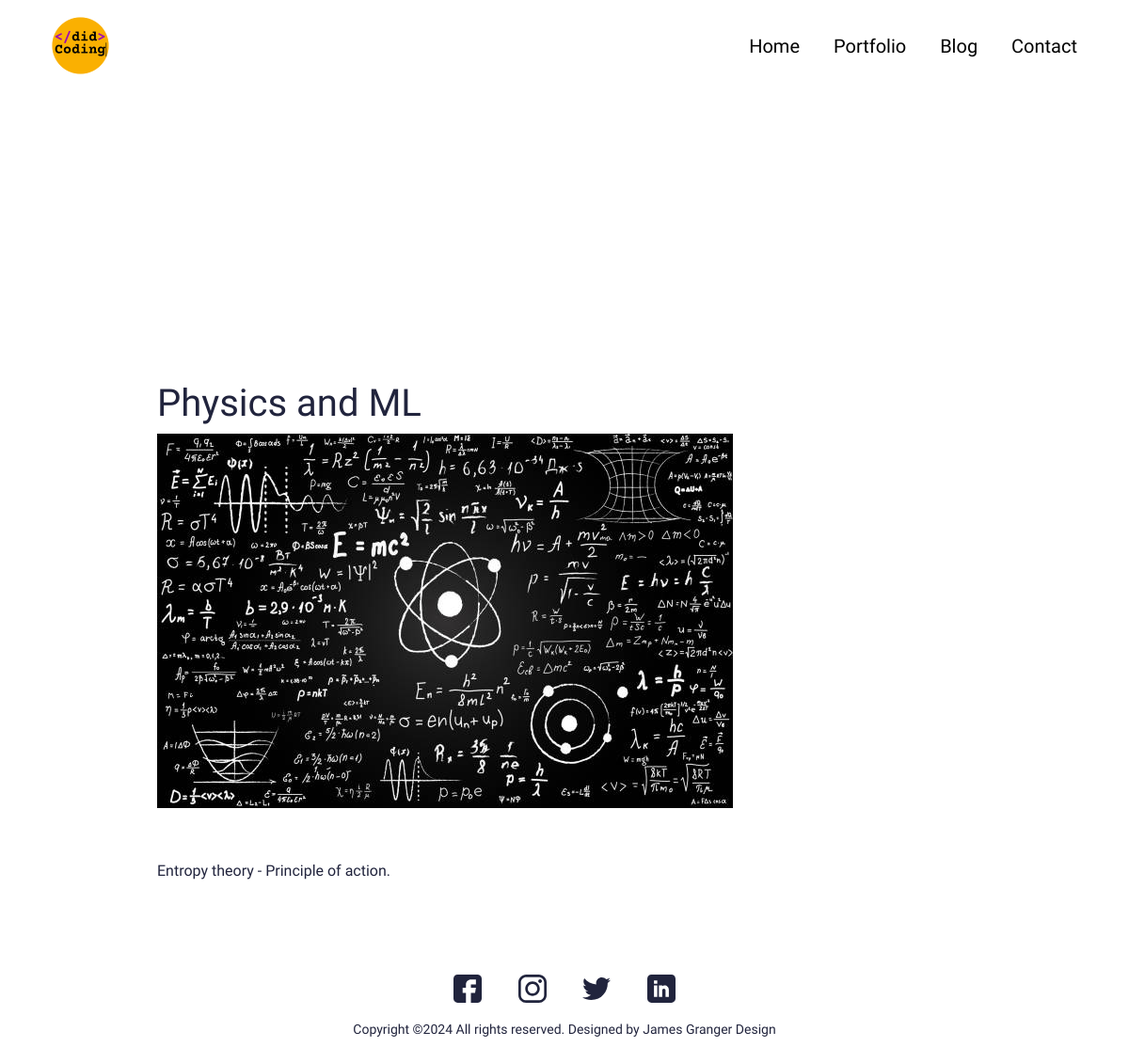
Screenshot of /portfolio/machine-learningphysics with the database file from the repository.
### main/models.py (models this page shows, shortened)
class Portfolio(models.Model):
    class Meta:
        verbose_name_plural = "Portfolio Profiles"
        verbose_name = "Portfolio"
        ordering = ["name"]
    date = models.DateTimeField(blank=True, null=True)
    name = models.CharField(max_length=200, blank=True, null=True)
    description = models.TextField(max_length=500, blank=True, null=True)
    body = RichTextField(blank=True, null=True)
    image = models.ImageField(upload_to="portfolio", blank=True, null=True)
    slug = models.SlugField(blank=True, null=True)
    is_active = models.BooleanField(default=True)

### main/views.py (the view)
# urls.py: path('portfolio/<slug:slug>', views.PortfolioDetailView.as_view(),name="portfolio") ,
class PortfolioDetailView(generic.DetailView):
    model = Portfolio
    template_name = "main/portfolio-detail.html"

### resumee_demo/context_processors.py (called while the page is built)
def project_context(request):
    context={
        'me': User.objects.first()
    }
    return context

### main/templates/main/portfolio-detail.html (shortened to what this page needs)
{% extends 'main/base.html' %}
{% load static %}
{% block content %}
<section>
  <div class="innerPageBannerCol">
    <div class="container">
      <div class="row g-4 g-md-3  align-items-center">
        <div class="col-md-6">
          <div class="bannerContent">
            <h1 class="xlTitle pb-md-3">{{object.title}}</h1>
          </div>
        </div>
      </div>
    </div>
  </div>
</section>
<section>
  <div class="sectionSpaceSm">
    <div class="container">
      <p>{{object.body|safe}}
      </p>
    </div>
  </div>
</section>
{% endblock %}

### static/css/style.css (style rules this page uses)
:root { --primaryColor: #9C07B6; --primaryDarkColor: #3D0048; --primaryHoverColor: #900AA8; --secondaryColor: #F9B000; --baseColor: #21243D; --baseFont: 'Heebo', sans-serif; --titleFont: 'Courier Prime', monospace; --regular: 400; --medium: 500; --bold: 700; --black: 900; --lightBg: #F1F1F1; }
html { scroll-behavior: smooth; }
body { font-family: var(--baseFont); color: var(--baseColor); line-height: normal; }
img { max-width: 100%; }
.xlTitle { font-size: 44px; line-height: 1.3; font-weight: var(--bold); font-family: var(--titleFont) }
.sectionSpaceSm { padding: 35px 0; }
.innerPageBannerCol { padding: 180px 0 150px; }
@media (min-width:992px) { .container, .container-lg, .container-md, .container-sm, .container-xl, .container-xxl { max-width: 890px; } }

### rows the page displays
Portfolio: body "Physics and ML Entropy theory - Principle of action.", body (picture)
